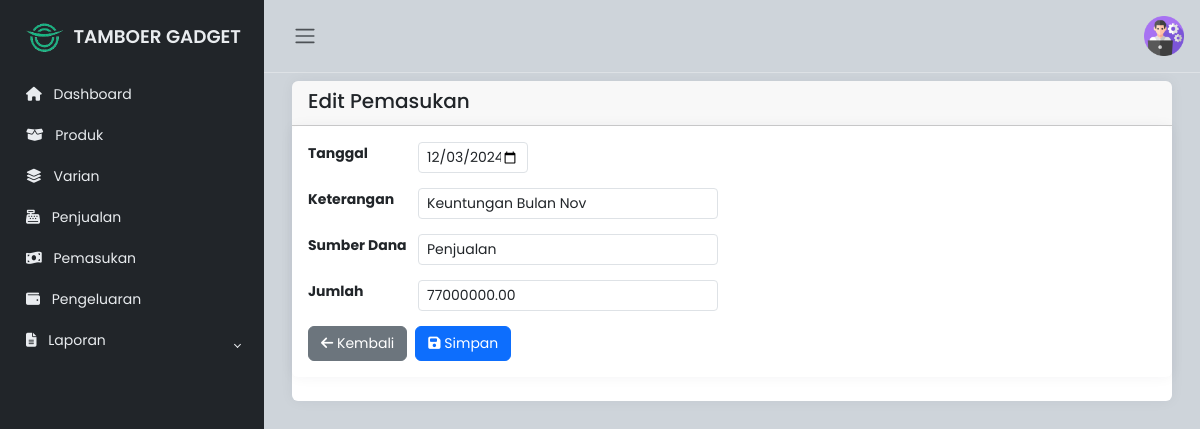
Page /admin/edit_pemasukan.php?id=5 on the committed database.
### tables this page shows
CREATE TABLE `pemasukan` (
  `id_pemasukan` int(11) NOT NULL,
  `tanggal` date NOT NULL,
  `keterangan` text DEFAULT NULL,
  `sumber_dana` varchar(50) DEFAULT NULL,
  `jumlah` decimal(15,2) NOT NULL
);

### admin/edit_pemasukan.php (the view, shortened to what this page needs)
<!DOCTYPE html>
<html lang="en">
<head>
    <link rel="stylesheet" href="https://cdn.jsdelivr.net/npm/bootstrap@5.3.0-alpha2/dist/css/bootstrap.min.css">
    <link rel="stylesheet" href="https://cdnjs.cloudflare.com/ajax/libs/font-awesome/6.1.1/css/all.min.css">
    <link rel="stylesheet" href="../css/style.css">
</head>
<body>
    <div class="wrapper">
        <?php include 'sidebar.php'; ?>
        <div class="main">
            <?php include 'navbar.php'; ?>
            <main class="content px-3 py-2">
                <div class="container-fluid">
                    <div class="card border-0">
                        <div class="card-header d-flex justify-content-between align-items-center">
                            <h5 class="card-title mb-1">Edit Pemasukan</h5>
                        </div>
                        <div class="card border-0">
                            <div class="card-body">
                                <?php
                                include 'koneksi.php';
                                $id = $_GET['id'];
                                $sql = "SELECT * FROM pemasukan WHERE id_pemasukan = ?";
                                $stmt = $conn->prepare($sql);
                                $stmt->bind_param("i", $id);
                                $stmt->execute();
                                $result = $stmt->get_result();
                                if ($result->num_rows > 0) {
                                    $row = $result->fetch_assoc();
                                } else {
                                    die("Data tidak ditemukan.");
                                }
                                ?>
                                <form action="proses_edit_pemasukan.php" method="POST">
                                    <div class="form-group">
                                        <label for="tanggal" class="form-label">Tanggal</label>
                                        <input type="date" class="form-control form-control-sm form-control-date"
                                            id="tanggal" name="tanggal"
                                            value="<?php echo htmlspecialchars($row['tanggal']); ?>" required
                                            style="max-width: 110px;">
                                    </div>
                                    <div class="form-group">
                                        <label for="keterangan" class="form-label">Keterangan</label>
                                        <input type="text" class="form-control form-control-sm" id="keterangan"
                                            name="keterangan" value="<?php echo $row['keterangan']; ?>" required>
                                    </div>
                                    <div class="form-group">
                                        <label for="sumber_dana" class="form-label">Sumber Dana</label>
                                        <input type="text" class="form-control form-control-sm" id="sumber_dana"
                                            name="sumber_dana" value="<?php echo $row['sumber_dana']; ?>" required>
                                    </div>
                                    <div class="form-group">
                                        <label for="jumlah" class="form-label">Jumlah</label>
                                        <input type="number" step="0.01"
                                            class="form-control form-control-sm form-control-amount" id="jumlah"
                                            name="jumlah" value="<?php echo $row['jumlah']; ?>" required>
                                    </div>
                                    <div class="d-flex justify-content-start">
                                        <a href="pemasukan.php" class="btn btn-secondary me-2" style="font-size: 14px;">
                                            <i class="fas fa-arrow-left"></i> Kembali
                                        </a>
                                        <button type="submit" class="btn btn-primary" style="font-size: 14px;">
                                            <i class="fas fa-save"></i> Simpan
                                        </button>
                                    </div>
                                </form>
                            </div>
                        </div>
                    </div>
            </main>
        </div>
    </div>
</body>
</html>

### css/style.css (style rules this page uses)
body { font-family: "Poppins", sans-serif; font-size: 0.875rem; opacity: 1; overflow-y: scroll; margin: 0; }
a { cursor: pointer; text-decoration: none; font-family: "Poppins", sans-serif; }
.wrapper { align-items: stretch; display: flex; width: 100%; }
.main { display: flex; flex-direction: column; min-height: 100vh; min-width: 0; overflow: hidden; transition: all 0.35s ease-in-out; width: 100%; background: var(--bs-dark-bg-subtle); }
.content { flex: 1; max-width: 100vw; width: 100vw; }
@media (min-width: 768px) { .content { max-width: auto; width: auto; } }
.card { box-shadow: 0 0 0.875rem 0 rgba(34, 46, 60, 0.05); margin-bottom: 24px; }

### admin/edit_pemasukan.php (style rules this page uses)
.form-group { display: flex; align-items: center; margin-bottom: 15px; }
.form-label { min-width: 110px; font-weight: bold; }
.form-control-sm { max-width: 300px; }

### rows in the picture
pemasukan: tanggal "12/03/2024", keterangan "Keuntungan Bulan Nov", sumber_dana "Penjualan", jumlah "77000000.00"
